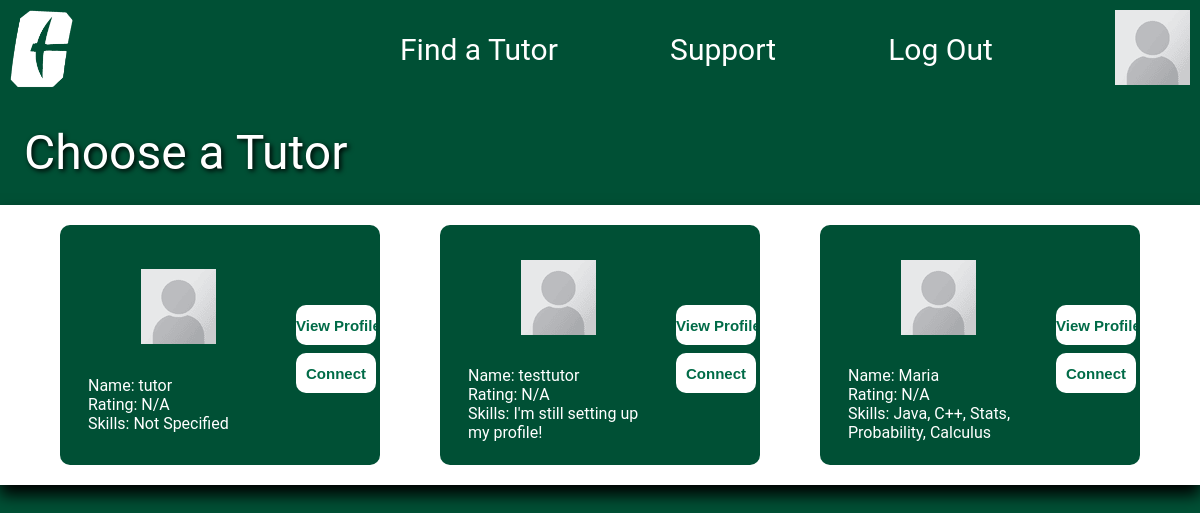
/choose-a-tutor/ (signed in), run on an earlier commit of the app's database.
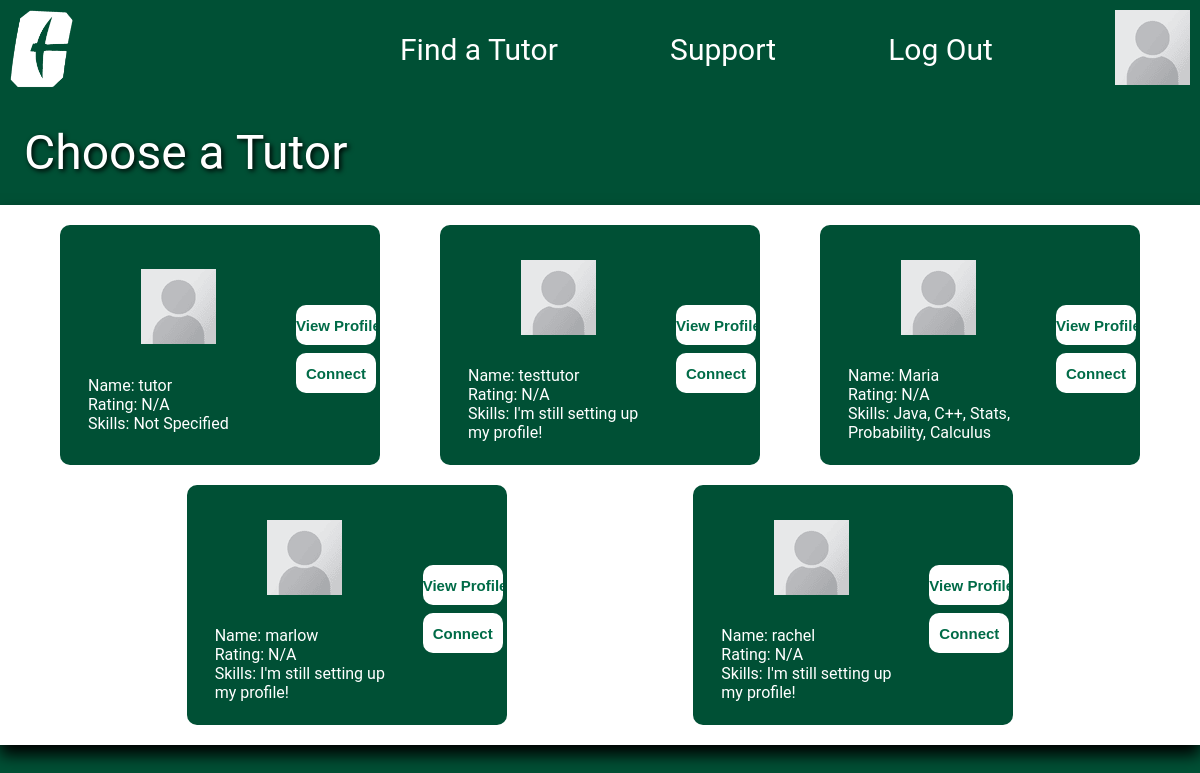
And on a later commit of the database.
### base/models.py (models this page shows, shortened)
class User(AbstractUser):
    email = models.EmailField(unique=True, null=True)
    bio = models.TextField(null=True, default="I'm still setting up my profile!")
    avatar = models.ImageField(null=True, default="profile-pic-placeholder.png")
    classes = models.ManyToManyField('Classes', blank=True)
    skills = models.TextField(null=True,blank=True, default="I'm still setting up my profile!")
    currentYear = models.CharField(max_length=50, null=True, blank=True, default="I'm still setting up my profile!")
    tutor = models.BooleanField(default=False)
    USERNAME_FIELD = 'email'
    REQUIRED_FIELDS = ['username']

### base/views.py (the view)
# urls.py: path('choose-a-tutor/', views.ChooseATutor, name='choose-a-tutor'),
@login_required(login_url='login')
def ChooseATutor(request):
    tutors = User.objects.filter(tutor=True)
    context = {
        'tutors' : tutors,
    }
    return render(request, 'base/choose-a-tutor.html', context)

### base/templates/base/choose-a-tutor.html (shortened to what this page needs)
{% extends 'main.html' %}
{% block content %}
<body class="choose-a-tutor">
    <p class = "title-style"">Choose a Tutor</p>
    <div class="choose-a-tutor-Body">
        {% for tutor in tutors %}
        <div class = "choose-a-tutor-Profile">
            <div class="tutor-card-left">
                <div class = "choose-a-tutor-Profile-Image"><img src = "../static/images/profile-pic-placeholder.png"/></div>
                <div class = "choose-a-tutor-Profile-Info">
                    <div class = "choose-a-tutor-Profile-Name">Name: {{tutor.username}}</div>
                    <div class = "choose-a-tutor-Profile-Rating">Rating: N/A</div>
                    <div class = "choose-a-tutor-Profile-Major">Skills: {{tutor.skills|default:"Not Specified"}}</div>
                </div>
            </div>
            <div class="tutor-card-right">
                <div class = "choose-a-tutor-Profile-Button">
                    <a href = "{% url 'user-profile' tutor.id%}" type="submit"><input type="submit" value="View Profile" /></a>
                    <a href = "{% url 'zoom-page' %}" type="submit"><input type="submit" value="Connect" /></a>
                </div>
            </div>
        </div>
        {% endfor %}
    </div>
</body>
{% endblock %}

### templates/main.html (shortened to what this page needs)
<!DOCTYPE html>
{% load static %}
<html lang="en">
  <head>
    <link rel="stylesheet" href="{% static 'style.css' %}" />
  </head>
  <body>
  {% include 'navbar.html' %}
  {% block content %}
  {% endblock %}
  </body>
</html>

### templates/navbar.html (shortened to what this page needs)
{% load static %}
<link rel="stylesheet" href="{% static 'style.css' %}" />
<div class="bar">
    <div class="bar-left">
        <a href="{% url 'home' %}" class="navbar-pic"><img width = "63px" height = "78px" src="{% static 'images/uncc-logo(new).png' %}"/></a>
    </div>
    <div class="bar-right">
        <a class="navbar-text" href="{% url 'tutor-finder' %}">Find a Tutor</a>
        <a href="{% url 'support' %}" class="navbar-text">Support</a>
        {% if request.user.is_authenticated %}
        <a href="{% url 'logout' %}" class="navbar-text">Log Out</a>
        {% else %}
        <a href="{% url 'login' %}" class="navbar-text">Log In</a>
        {% endif%}
        {% if request.user.is_authenticated %}
            <a class="navbar-pic" href="{% url 'user-profile' request.user.id %}"><img src="{{ user.avatar.url }}"/></a>
        {% else %}
            <a class="navbar-pic" href="{% url 'user-profile' request.user.id %}"><img src="{% static 'images/profile-pic-placeholder.png' %}"/></a>
        {% endif %}
    </div>
</div>

### static/style.css (style rules this page uses)
* { margin: 0; padding: 0; box-sizing: border-box; }
.title-style { color: white; font-size: 4vw; margin: 2%; text-shadow: 2px 2px 5px black; }
.bar { margin: 0px 0px 0px 0px; height: 100px; width: 100%; background-color: #005035; display: flex; align-items: flex-start; justify-content: space-between; }
.bar-right { width: 800px; display: flex; align-items: center; justify-content: space-between; }
.bar-left { display: flex; justify-content: flex-start; width: fit-content }
.navbar-pic { margin: 10px 10px 10px 10px; }
.navbar-text { font: 30px "roboto", sans-serif; color: white; text-decoration: none; }
.choose-a-tutor { background-image: url("../static/images/UNCC_Background.jpeg"); background-size: cover; background-repeat: no-repeat; margin: 0; padding: 0; font-family: "Roboto", sans-serif; }
.choose-a-tutor-Body { background-color: white; width: 100%; height: auto; padding: 10px; display: flex; justify-content: space-evenly; align-items: flex-start; flex-direction: row; flex-wrap: wrap; box-shadow: 0px 10px 15px black; }
.choose-a-tutor-Profile { display: flex; color: white; align-items: center; background-color: #005035; width: 40vh; height: 30vh; margin: 10px; padding: 10px; border-radius: 10px; transition: 0.3s ease-in-out; }
.tutor-card-left { display: flex; flex-direction: column; align-items: center; text-align: left; padding-left: 10px; }
.choose-a-tutor-Profile-Image { padding: 10%; }
.choose-a-tutor-Profile-Info { padding: 1vh; }
.choose-a-tutor-Profile-Major { width: 180px; display: flex; flex-wrap: wrap; }
.choose-a-tutor-Profile-Button { width: 40px; padding: 10px 20px; display: flex; justify-content: flex-end; align-items: flex-start; flex-direction: column; }
.choose-a-tutor-Profile-Button > a > input { font-weight: bold; font-size: 15px; background-color: white; color: #006b47; border-radius: 10px; border-style: none; height: 5vh; width: 10vh; margin-top: 1vh; cursor: pointer; transition: 0.3s ease-in-out; }

### templates/main.html (style rules this page uses)
body { background-color: #005035; }

What changed in the data, as far as the page shows it:
added User: username "marlow", skills "I'm still setting up my profile!"
added User: username "rachel", skills "I'm still setting up my profile!"
